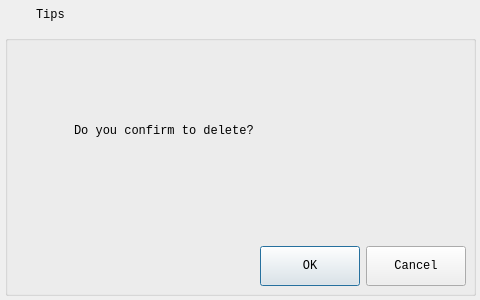
<?xml version="1.0" encoding="UTF-8"?>
<ui version="4.0">
 <class>ConfirmMessageDialog</class>
 <widget class="QDialog" name="ConfirmMessageDialog">
  <property name="geometry">
   <rect>
    <x>0</x>
    <y>0</y>
    <width>480</width>
    <height>300</height>
   </rect>
  </property>
  <property name="windowTitle">
   <string>Dialog</string>
  </property>
  <widget class="QWidget" name="widget_title" native="true">
   <property name="geometry">
    <rect>
     <x>0</x>
     <y>0</y>
     <width>380</width>
     <height>30</height>
    </rect>
   </property>
   <property name="sizePolicy">
    <sizepolicy hsizetype="Preferred" vsizetype="Fixed">
     <horstretch>0</horstretch>
     <verstretch>0</verstretch>
    </sizepolicy>
   </property>
   <property name="minimumSize">
    <size>
     <width>100</width>
     <height>30</height>
    </size>
   </property>
   <layout class="QHBoxLayout" name="horizontalLayout_2">
    <property name="spacing">
     <number>0</number>
    </property>
    <property name="leftMargin">
     <number>2</number>
    </property>
    <property name="topMargin">
     <number>0</number>
    </property>
    <property name="rightMargin">
     <number>1</number>
    </property>
    <property name="bottomMargin">
     <number>0</number>
    </property>
    <item>
     <widget class="QLabel" name="lab_Ico">
      <property name="sizePolicy">
       <sizepolicy hsizetype="Minimum" vsizetype="Preferred">
        <horstretch>0</horstretch>
        <verstretch>0</verstretch>
       </sizepolicy>
      </property>
      <property name="minimumSize">
       <size>
        <width>26</width>
        <height>26</height>
       </size>
      </property>
      <property name="maximumSize">
       <size>
        <width>26</width>
        <height>26</height>
       </size>
      </property>
      <property name="text">
       <string/>
      </property>
      <property name="alignment">
       <set>Qt::AlignCenter</set>
      </property>
     </widget>
    </item>
    <item>
     <spacer name="horizontalSpacer">
      <property name="orientation">
       <enum>Qt::Horizontal</enum>
      </property>
      <property name="sizeType">
       <enum>QSizePolicy::Fixed</enum>
      </property>
      <property name="sizeHint" stdset="0">
       <size>
        <width>8</width>
        <height>20</height>
       </size>
      </property>
     </spacer>
    </item>
    <item>
     <widget class="QLabel" name="lab_Title">
      <property name="sizePolicy">
       <sizepolicy hsizetype="Expanding" vsizetype="Preferred">
        <horstretch>0</horstretch>
        <verstretch>0</verstretch>
       </sizepolicy>
      </property>
      <property name="font">
       <font>
        <family>Consolas</family>
       </font>
      </property>
      <property name="styleSheet">
       <string notr="true"/>
      </property>
      <property name="text">
       <string>Tips</string>
      </property>
      <property name="alignment">
       <set>Qt::AlignLeading|Qt::AlignLeft|Qt::AlignVCenter</set>
      </property>
     </widget>
    </item>
    <item>
     <widget class="QWidget" name="widget_menu" native="true">
      <property name="sizePolicy">
       <sizepolicy hsizetype="Minimum" vsizetype="Preferred">
        <horstretch>0</horstretch>
        <verstretch>0</verstretch>
       </sizepolicy>
      </property>
      <layout class="QHBoxLayout" name="horizontalLayout">
       <property name="spacing">
        <number>0</number>
       </property>
       <property name="leftMargin">
        <number>0</number>
       </property>
       <property name="topMargin">
        <number>0</number>
       </property>
       <property name="rightMargin">
        <number>0</number>
       </property>
       <property name="bottomMargin">
        <number>0</number>
       </property>
      </layout>
     </widget>
    </item>
   </layout>
  </widget>
  <widget class="QWidget" name="widget_main" native="true">
   <property name="geometry">
    <rect>
     <x>0</x>
     <y>30</y>
     <width>481</width>
     <height>271</height>
    </rect>
   </property>
   <property name="styleSheet">
    <string notr="true"/>
   </property>
   <layout class="QVBoxLayout" name="verticalLayout_2">
    <property name="spacing">
     <number>5</number>
    </property>
    <property name="leftMargin">
     <number>5</number>
    </property>
    <property name="topMargin">
     <number>5</number>
    </property>
    <property name="rightMargin">
     <number>5</number>
    </property>
    <property name="bottomMargin">
     <number>5</number>
    </property>
    <item>
     <widget class="QGroupBox" name="groupBox">
      <property name="title">
       <string/>
      </property>
      <widget class="QWidget" name="layoutWidget1">
       <property name="geometry">
        <rect>
         <x>13</x>
         <y>0</y>
         <width>441</width>
         <height>191</height>
        </rect>
       </property>
       <property name="font">
        <font>
         <family>Consolas</family>
        </font>
       </property>
       <layout class="QHBoxLayout" name="horizontalLayout_4">
        <item>
         <widget class="QLabel" name="labIcoMain">
          <property name="minimumSize">
           <size>
            <width>40</width>
            <height>40</height>
           </size>
          </property>
          <property name="maximumSize">
           <size>
            <width>40</width>
            <height>40</height>
           </size>
          </property>
          <property name="styleSheet">
           <string notr="true">border-image: url(:/image/info.png);</string>
          </property>
          <property name="text">
           <string/>
          </property>
         </widget>
        </item>
        <item>
         <spacer name="horizontalSpacer_2">
          <property name="orientation">
           <enum>Qt::Horizontal</enum>
          </property>
          <property name="sizeType">
           <enum>QSizePolicy::Minimum</enum>
          </property>
          <property name="sizeHint" stdset="0">
           <size>
            <width>10</width>
            <height>20</height>
           </size>
          </property>
         </spacer>
        </item>
        <item>
         <widget class="QLabel" name="labInfo">
          <property name="sizePolicy">
           <sizepolicy hsizetype="Expanding" vsizetype="Preferred">
            <horstretch>0</horstretch>
            <verstretch>0</verstretch>
           </sizepolicy>
          </property>
          <property name="font">
           <font>
            <family>Consolas</family>
           </font>
          </property>
          <property name="text">
           <string>Do you confirm to delete?</string>
          </property>
          <property name="scaledContents">
           <bool>false</bool>
          </property>
          <property name="wordWrap">
           <bool>true</bool>
          </property>
         </widget>
        </item>
       </layout>
      </widget>
      <widget class="QWidget" name="layoutWidget2">
       <property name="geometry">
        <rect>
         <x>90</x>
         <y>210</y>
         <width>371</width>
         <height>42</height>
        </rect>
       </property>
       <property name="font">
        <font>
         <family>Consolas</family>
        </font>
       </property>
       <layout class="QGridLayout" name="gridLayout">
        <item row="0" column="1">
         <widget class="QPushButton" name="btnOk">
          <property name="minimumSize">
           <size>
            <width>100</width>
            <height>40</height>
           </size>
          </property>
          <property name="maximumSize">
           <size>
            <width>100</width>
            <height>40</height>
           </size>
          </property>
          <property name="font">
           <font>
            <family>Consolas</family>
           </font>
          </property>
          <property name="cursor">
           <cursorShape>PointingHandCursor</cursorShape>
          </property>
          <property name="focusPolicy">
           <enum>Qt::StrongFocus</enum>
          </property>
          <property name="styleSheet">
           <string notr="true"/>
          </property>
          <property name="text">
           <string>OK</string>
          </property>
          <property name="icon">
           <iconset resource="../resources/rc.qrc">
            <normaloff>:/images/btn_ok.png</normaloff>:/images/btn_ok.png</iconset>
          </property>
          <property name="iconSize">
           <size>
            <width>20</width>
            <height>20</height>
           </size>
          </property>
         </widget>
        </item>
        <item row="0" column="2">
         <widget class="QPushButton" name="btnCancel">
          <property name="minimumSize">
           <size>
            <width>100</width>
            <height>40</height>
           </size>
          </property>
          <property name="maximumSize">
           <size>
            <width>100</width>
            <height>40</height>
           </size>
          </property>
          <property name="font">
           <font>
            <family>Consolas</family>
           </font>
          </property>
          <property name="cursor">
           <cursorShape>PointingHandCursor</cursorShape>
          </property>
          <property name="focusPolicy">
           <enum>Qt::StrongFocus</enum>
          </property>
          <property name="styleSheet">
           <string notr="true"/>
          </property>
          <property name="text">
           <string>Cancel</string>
          </property>
          <property name="icon">
           <iconset resource="../resources/rc.qrc">
            <normaloff>:/images/btn_close.png</normaloff>:/images/btn_close.png</iconset>
          </property>
          <property name="iconSize">
           <size>
            <width>20</width>
            <height>20</height>
           </size>
          </property>
         </widget>
        </item>
        <item row="0" column="0">
         <widget class="QWidget" name="widget" native="true">
          <property name="minimumSize">
           <size>
            <width>0</width>
            <height>36</height>
           </size>
          </property>
          <property name="maximumSize">
           <size>
            <width>16777215</width>
            <height>36</height>
           </size>
          </property>
         </widget>
        </item>
       </layout>
      </widget>
     </widget>
    </item>
   </layout>
  </widget>
  <widget class="QPushButton" name="btnMenu_Close">
   <property name="geometry">
    <rect>
     <x>440</x>
     <y>0</y>
     <width>40</width>
     <height>30</height>
    </rect>
   </property>
   <property name="sizePolicy">
    <sizepolicy hsizetype="Minimum" vsizetype="Expanding">
     <horstretch>0</horstretch>
     <verstretch>0</verstretch>
    </sizepolicy>
   </property>
   <property name="minimumSize">
    <size>
     <width>40</width>
     <height>0</height>
    </size>
   </property>
   <property name="cursor">
    <cursorShape>ArrowCursor</cursorShape>
   </property>
   <property name="focusPolicy">
    <enum>Qt::NoFocus</enum>
   </property>
   <property name="toolTip">
    <string>Close</string>
   </property>
   <property name="text">
    <string/>
   </property>
   <property name="flat">
    <bool>true</bool>
   </property>
  </widget>
 </widget>
 <resources>
  <include location="../resources/rc.qrc"/>
 </resources>
 <connections/>
</ui>
